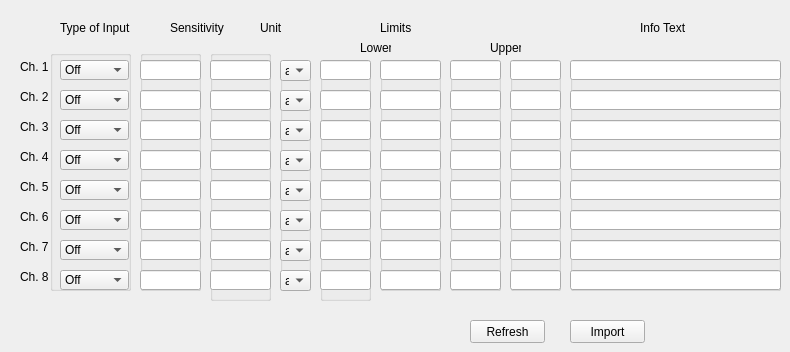
    <widget class="QWidget" name="tab_snimace">
     <attribute name="title">
      <string>Input channels</string>
     </attribute>
     <widget class="QLabel" name="label_56">
      <property name="geometry">
       <rect>
        <x>20</x>
        <y>60</y>
        <width>47</width>
        <height>13</height>
       </rect>
      </property>
      <property name="text">
       <string>Ch. 1</string>
      </property>
     </widget>
     <widget class="QLabel" name="label_57">
      <property name="geometry">
       <rect>
        <x>60</x>
        <y>20</y>
        <width>71</width>
        <height>16</height>
       </rect>
      </property>
      <property name="text">
       <string>Type of Input</string>
      </property>
     </widget>
     <widget class="QLabel" name="label_58">
      <property name="geometry">
       <rect>
        <x>170</x>
        <y>20</y>
        <width>71</width>
        <height>16</height>
       </rect>
      </property>
      <property name="text">
       <string>Sensitivity</string>
      </property>
     </widget>
     <widget class="QLabel" name="label_59">
      <property name="geometry">
       <rect>
        <x>260</x>
        <y>20</y>
        <width>71</width>
        <height>16</height>
       </rect>
      </property>
      <property name="text">
       <string>Unit</string>
      </property>
     </widget>
     <widget class="QLabel" name="label_60">
      <property name="geometry">
       <rect>
        <x>360</x>
        <y>40</y>
        <width>31</width>
        <height>16</height>
       </rect>
      </property>
      <property name="text">
       <string>Lower</string>
      </property>
     </widget>
     <widget class="QLabel" name="label_61">
      <property name="geometry">
       <rect>
        <x>490</x>
        <y>40</y>
        <width>31</width>
        <height>16</height>
       </rect>
      </property>
      <property name="text">
       <string>Upper</string>
      </property>
     </widget>
     <widget class="QLabel" name="label_62">
      <property name="geometry">
       <rect>
        <x>380</x>
        <y>20</y>
        <width>31</width>
        <height>16</height>
       </rect>
      </property>
      <property name="text">
       <string>Limits</string>
      </property>
     </widget>
     <widget class="QLabel" name="label_63">
      <property name="geometry">
       <rect>
        <x>640</x>
        <y>20</y>
        <width>51</width>
        <height>16</height>
       </rect>
      </property>
      <property name="text">
       <string>Info Text</string>
      </property>
     </widget>
     <widget class="QLabel" name="label_64">
      <property name="geometry">
       <rect>
        <x>20</x>
        <y>90</y>
        <width>47</width>
        <height>13</height>
       </rect>
      </property>
      <property name="text">
       <string>Ch. 2</string>
      </property>
     </widget>
     <widget class="QLabel" name="label_65">
      <property name="geometry">
       <rect>
        <x>20</x>
        <y>120</y>
        <width>47</width>
        <height>13</height>
       </rect>
      </property>
      <property name="text">
       <string>Ch. 3</string>
      </property>
     </widget>
     <widget class="QLabel" name="label_66">
      <property name="geometry">
       <rect>
        <x>20</x>
        <y>150</y>
        <width>47</width>
        <height>13</height>
       </rect>
      </property>
      <property name="text">
       <string>Ch. 4</string>
      </property>
     </widget>
     <widget class="QLabel" name="label_67">
      <property name="geometry">
       <rect>
        <x>20</x>
        <y>180</y>
        <width>47</width>
        <height>13</height>
       </rect>
      </property>
      <property name="text">
       <string>Ch. 5</string>
      </property>
     </widget>
     <widget class="QLabel" name="label_68">
      <property name="geometry">
       <rect>
        <x>20</x>
        <y>210</y>
        <width>47</width>
        <height>13</height>
       </rect>
      </property>
      <property name="text">
       <string>Ch. 6</string>
      </property>
     </widget>
     <widget class="QLabel" name="label_69">
      <property name="geometry">
       <rect>
        <x>20</x>
        <y>240</y>
        <width>47</width>
        <height>13</height>
       </rect>
      </property>
      <property name="text">
       <string>Ch. 7</string>
      </property>
     </widget>
     <widget class="QLabel" name="label_70">
      <property name="geometry">
       <rect>
        <x>20</x>
        <y>270</y>
        <width>47</width>
        <height>13</height>
       </rect>
      </property>
      <property name="text">
       <string>Ch. 8</string>
      </property>
     </widget>
     <widget class="QPushButton" name="pushButton_snimace_import">
      <property name="geometry">
       <rect>
        <x>570</x>
        <y>320</y>
        <width>75</width>
        <height>23</height>
       </rect>
      </property>
      <property name="text">
       <string>Import</string>
      </property>
     </widget>
     <widget class="QGroupBox" name="groupBox_snimace_type_of_input">
      <property name="geometry">
       <rect>
        <x>50</x>
        <y>50</y>
        <width>81</width>
        <height>241</height>
       </rect>
      </property>
      <property name="title">
       <string/>
      </property>
      <widget class="QComboBox" name="comboBox_snimace_ch1_type_of_input">
       <property name="geometry">
        <rect>
         <x>10</x>
         <y>10</y>
         <width>69</width>
         <height>20</height>
        </rect>
       </property>
       <item>
        <property name="text">
         <string>Off</string>
        </property>
       </item>
       <item>
        <property name="text">
         <string>Abort</string>
        </property>
       </item>
       <item>
        <property name="text">
         <string>Control</string>
        </property>
       </item>
       <item>
        <property name="text">
         <string>Measure</string>
        </property>
       </item>
      </widget>
      <widget class="QComboBox" name="comboBox_snimace_ch2_type_of_input">
       <property name="geometry">
        <rect>
         <x>10</x>
         <y>40</y>
         <width>69</width>
         <height>20</height>
        </rect>
       </property>
       <item>
        <property name="text">
         <string>Off</string>
        </property>
       </item>
       <item>
        <property name="text">
         <string>Abort</string>
        </property>
       </item>
       <item>
        <property name="text">
         <string>Control</string>
        </property>
       </item>
       <item>
        <property name="text">
         <string>Measure</string>
        </property>
       </item>
      </widget>
      <widget class="QComboBox" name="comboBox_snimace_ch3_type_of_input">
       <property name="geometry">
        <rect>
         <x>10</x>
         <y>70</y>
         <width>69</width>
         <height>20</height>
        </rect>
       </property>
       <item>
        <property name="text">
         <string>Off</string>
        </property>
       </item>
       <item>
        <property name="text">
         <string>Abort</string>
        </property>
       </item>
       <item>
        <property name="text">
         <string>Control</string>
        </property>
       </item>
       <item>
        <property name="text">
         <string>Measure</string>
        </property>
       </item>
      </widget>
      <widget class="QComboBox" name="comboBox_snimace_ch4_type_of_input">
       <property name="geometry">
        <rect>
         <x>10</x>
         <y>100</y>
         <width>69</width>
         <height>20</height>
        </rect>
       </property>
       <item>
        <property name="text">
         <string>Off</string>
        </property>
       </item>
       <item>
        <property name="text">
         <string>Abort</string>
        </property>
       </item>
       <item>
        <property name="text">
         <string>Control</string>
        </property>
       </item>
       <item>
        <property name="text">
         <string>Measure</string>
        </property>
       </item>
      </widget>
      <widget class="QComboBox" name="comboBox_snimace_ch5_type_of_input">
       <property name="geometry">
        <rect>
         <x>10</x>
         <y>130</y>
         <width>69</width>
         <height>20</height>
        </rect>
       </property>
       <item>
        <property name="text">
         <string>Off</string>
        </property>
       </item>
       <item>
        <property name="text">
         <string>Abort</string>
        </property>
       </item>
       <item>
        <property name="text">
         <string>Control</string>
        </property>
       </item>
       <item>
        <property name="text">
         <string>Measure</string>
        </property>
       </item>
      </widget>
      <widget class="QComboBox" name="comboBox_snimace_ch6_type_of_input">
       <property name="geometry">
        <rect>
         <x>10</x>
         <y>160</y>
         <width>69</width>
         <height>20</height>
        </rect>
       </property>
       <item>
        <property name="text">
         <string>Off</string>
        </property>
       </item>
       <item>
        <property name="text">
         <string>Abort</string>
        </property>
       </item>
       <item>
        <property name="text">
         <string>Control</string>
        </property>
       </item>
       <item>
        <property name="text">
         <string>Measure</string>
        </property>
       </item>
      </widget>
      <widget class="QComboBox" name="comboBox_snimace_ch7_type_of_input">
       <property name="geometry">
        <rect>
         <x>10</x>
         <y>190</y>
         <width>69</width>
         <height>20</height>
        </rect>
       </property>
       <item>
        <property name="text">
         <string>Off</string>
        </property>
       </item>
       <item>
        <property name="text">
         <string>Abort</string>
        </property>
       </item>
       <item>
        <property name="text">
         <string>Control</string>
        </property>
       </item>
       <item>
        <property name="text">
         <string>Measure</string>
        </property>
       </item>
      </widget>
      <widget class="QComboBox" name="comboBox_snimace_ch8_type_of_input">
       <property name="geometry">
        <rect>
         <x>10</x>
         <y>220</y>
         <width>69</width>
         <height>20</height>
        </rect>
       </property>
       <item>
        <property name="text">
         <string>Off</string>
        </property>
       </item>
       <item>
        <property name="text">
         <string>Abort</string>
        </property>
       </item>
       <item>
        <property name="text">
         <string>Control</string>
        </property>
       </item>
       <item>
        <property name="text">
         <string>Measure</string>
        </property>
       </item>
      </widget>
     </widget>
     <widget class="QGroupBox" name="groupBox_snimace_sensitivity">
      <property name="geometry">
       <rect>
        <x>140</x>
        <y>50</y>
        <width>61</width>
        <height>241</height>
       </rect>
      </property>
      <property name="title">
       <string/>
      </property>
      <widget class="QLineEdit" name="lineEdit_snimace_ch2_sensitivity">
       <property name="geometry">
        <rect>
         <x>0</x>
         <y>10</y>
         <width>61</width>
         <height>20</height>
        </rect>
       </property>
      </widget>
      <widget class="QLineEdit" name="lineEdit_snimace_ch1_sensitivity">
       <property name="geometry">
        <rect>
         <x>0</x>
         <y>40</y>
         <width>61</width>
         <height>20</height>
        </rect>
       </property>
      </widget>
      <widget class="QLineEdit" name="lineEdit_snimace_ch3_sensitivity">
       <property name="geometry">
        <rect>
         <x>0</x>
         <y>70</y>
         <width>61</width>
         <height>20</height>
        </rect>
       </property>
      </widget>
      <widget class="QLineEdit" name="lineEdit_snimace_ch4_sensitivity">
       <property name="geometry">
        <rect>
         <x>0</x>
         <y>100</y>
         <width>61</width>
         <height>20</height>
        </rect>
       </property>
      </widget>
      <widget class="QLineEdit" name="lineEdit_snimace_ch5_sensitivity">
       <property name="geometry">
        <rect>
         <x>0</x>
         <y>130</y>
         <width>61</width>
         <height>20</height>
        </rect>
       </property>
      </widget>
      <widget class="QLineEdit" name="lineEdit_snimace_ch6_sensitivity">
       <property name="geometry">
        <rect>
         <x>0</x>
         <y>160</y>
         <width>61</width>
         <height>20</height>
        </rect>
       </property>
      </widget>
      <widget class="QLineEdit" name="lineEdit_snimace_ch7_sensitivity">
       <property name="geometry">
        <rect>
         <x>0</x>
         <y>190</y>
         <width>61</width>
         <height>20</height>
        </rect>
       </property>
      </widget>
      <widget class="QLineEdit" name="lineEdit_snimace_ch8_sensitivity">
       <property name="geometry">
        <rect>
         <x>0</x>
         <y>220</y>
         <width>61</width>
         <height>20</height>
        </rect>
       </property>
      </widget>
     </widget>
     <widget class="QGroupBox" name="groupBox_snimace_sensitivity_unit">
      <property name="geometry">
       <rect>
        <x>210</x>
        <y>50</y>
        <width>61</width>
        <height>251</height>
       </rect>
      </property>
      <property name="title">
       <string/>
      </property>
      <widget class="QLineEdit" name="lineEdit_snimace_ch1_sensitivity_unit">
       <property name="geometry">
        <rect>
         <x>0</x>
         <y>10</y>
         <width>61</width>
         <height>20</height>
        </rect>
       </property>
      </widget>
      <widget class="QLineEdit" name="lineEdit_snimace_ch2_sensitivity_unit">
       <property name="geometry">
        <rect>
         <x>0</x>
         <y>40</y>
         <width>61</width>
         <height>20</height>
        </rect>
       </property>
      </widget>
      <widget class="QLineEdit" name="lineEdit_snimace_ch3_sensitivity_unit">
       <property name="geometry">
        <rect>
         <x>0</x>
         <y>70</y>
         <width>61</width>
         <height>20</height>
        </rect>
       </property>
      </widget>
      <widget class="QLineEdit" name="lineEdit_snimace_ch4_sensitivity_unit">
       <property name="geometry">
        <rect>
         <x>0</x>
         <y>100</y>
         <width>61</width>
         <height>20</height>
        </rect>
       </property>
      </widget>
      <widget class="QLineEdit" name="lineEdit_snimace_ch5_sensitivity_unit">
       <property name="geometry">
        <rect>
         <x>0</x>
         <y>130</y>
         <width>61</width>
         <height>20</height>
        </rect>
       </property>
      </widget>
      <widget class="QLineEdit" name="lineEdit_snimace_ch6_sensitivity_unit">
       <property name="geometry">
        <rect>
         <x>0</x>
         <y>160</y>
         <width>61</width>
         <height>20</height>
        </rect>
       </property>
      </widget>
      <widget class="QLineEdit" name="lineEdit_snimace_ch7_sensitivity_unit">
       <property name="geometry">
        <rect>
         <x>0</x>
         <y>190</y>
         <width>61</width>
         <height>20</height>
        </rect>
       </property>
      </widget>
      <widget class="QLineEdit" name="lineEdit_snimace_ch8_sensitivity_unit">
       <property name="geometry">
        <rect>
         <x>0</x>
         <y>220</y>
         <width>61</width>
         <height>20</height>
        </rect>
       </property>
      </widget>
     </widget>
     <widget class="QGroupBox" name="groupBox_snimace_unit">
      <property name="geometry">
       <rect>
        <x>280</x>
        <y>60</y>
        <width>31</width>
        <height>231</height>
       </rect>
      </property>
      <property name="title">
       <string/>
      </property>
      <widget class="QComboBox" name="comboBox_snimace_ch1_unit">
       <property name="geometry">
        <rect>
         <x>0</x>
         <y>0</y>
         <width>31</width>
         <height>21</height>
        </rect>
       </property>
       <item>
        <property name="text">
         <string>a</string>
        </property>
       </item>
       <item>
        <property name="text">
         <string>v</string>
        </property>
       </item>
       <item>
        <property name="text">
         <string>d</string>
        </property>
       </item>
       <item>
        <property name="text">
         <string>?</string>
        </property>
       </item>
      </widget>
      <widget class="QComboBox" name="comboBox_snimace_ch2_unit">
       <property name="geometry">
        <rect>
         <x>0</x>
         <y>30</y>
         <width>31</width>
         <height>21</height>
        </rect>
       </property>
       <item>
        <property name="text">
         <string>a</string>
        </property>
       </item>
       <item>
        <property name="text">
         <string>v</string>
        </property>
       </item>
       <item>
        <property name="text">
         <string>d</string>
        </property>
       </item>
       <item>
        <property name="text">
         <string>?</string>
        </property>
       </item>
      </widget>
      <widget class="QComboBox" name="comboBox_snimace_ch3_unit">
       <property name="geometry">
        <rect>
         <x>0</x>
         <y>60</y>
         <width>31</width>
         <height>21</height>
        </rect>
       </property>
       <item>
        <property name="text">
         <string>a</string>
        </property>
       </item>
       <item>
        <property name="text">
         <string>v</string>
        </property>
       </item>
       <item>
        <property name="text">
         <string>d</string>
        </property>
       </item>
       <item>
        <property name="text">
         <string>?</string>
        </property>
       </item>
      </widget>
      <widget class="QComboBox" name="comboBox_snimace_ch4_unit">
       <property name="geometry">
        <rect>
         <x>0</x>
         <y>90</y>
         <width>31</width>
         <height>21</height>
        </rect>
       </property>
       <item>
        <property name="text">
         <string>a</string>
        </property>
       </item>
       <item>
        <property name="text">
         <string>v</string>
        </property>
       </item>
       <item>
        <property name="text">
         <string>d</string>
        </property>
       </item>
       <item>
        <property name="text">
         <string>?</string>
        </property>
       </item>
      </widget>
      <widget class="QComboBox" name="comboBox_snimace_ch5_unit">
       <property name="geometry">
        <rect>
         <x>0</x>
         <y>120</y>
         <width>31</width>
         <height>21</height>
        </rect>
       </property>
       <item>
        <property name="text">
         <string>a</string>
        </property>
       </item>
       <item>
        <property name="text">
         <string>v</string>
        </property>
       </item>
       <item>
        <property name="text">
         <string>d</string>
        </property>
       </item>
       <item>
        <property name="text">
         <string>?</string>
        </property>
       </item>
      </widget>
      <widget class="QComboBox" name="comboBox_snimace_ch6_unit">
       <property name="geometry">
        <rect>
         <x>0</x>
         <y>150</y>
         <width>31</width>
         <height>21</height>
        </rect>
       </property>
       <item>
        <property name="text">
         <string>a</string>
        </property>
       </item>
       <item>
        <property name="text">
         <string>v</string>
        </property>
       </item>
       <item>
        <property name="text">
         <string>d</string>
        </property>
       </item>
       <item>
        <property name="text">
         <string>?</string>
        </property>
       </item>
      </widget>
      <widget class="QComboBox" name="comboBox_snimace_ch7_unit">
       <property name="geometry">
        <rect>
         <x>0</x>
         <y>180</y>
         <width>31</width>
         <height>21</height>
        </rect>
       </property>
       <item>
        <property name="text">
         <string>a</string>
        </property>
       </item>
       <item>
        <property name="text">
         <string>v</string>
        </property>
       </item>
       <item>
        <property name="text">
         <string>d</string>
        </property>
       </item>
       <item>
        <property name="text">
         <string>?</string>
        </property>
       </item>
      </widget>
      <widget class="QComboBox" name="comboBox_snimace_ch8_unit">
       <property name="geometry">
        <rect>
         <x>0</x>
         <y>210</y>
         <width>31</width>
         <height>21</height>
        </rect>
       </property>
       <item>
        <property name="text">
         <string>a</string>
        </property>
       </item>
       <item>
        <property name="text">
         <string>v</string>
        </property>
       </item>
       <item>
        <property name="text">
         <string>d</string>
        </property>
       </item>
       <item>
        <property name="text">
         <string>?</string>
        </property>
       </item>
      </widget>
     </widget>
     <widget class="QGroupBox" name="groupBox_snimace_limits_lower">
      <property name="geometry">
       <rect>
        <x>320</x>
        <y>60</y>
        <width>51</width>
        <height>241</height>
       </rect>
      </property>
      <property name="title">
       <string/>
      </property>
      <widget class="QLineEdit" name="lineEdit_snimace_ch1_limits_lower">
       <property name="geometry">
        <rect>
         <x>0</x>
         <y>0</y>
         <width>51</width>
         <height>20</height>
        </rect>
       </property>
      </widget>
      <widget class="QLineEdit" name="lineEdit_snimace_ch2_limits_lower">
       <property name="geometry">
        <rect>
         <x>0</x>
         <y>30</y>
         <width>51</width>
         <height>20</height>
        </rect>
       </property>
      </widget>
      <widget class="QLineEdit" name="lineEdit_snimace_ch3_limits_lower">
       <property name="geometry">
        <rect>
         <x>0</x>
         <y>60</y>
         <width>51</width>
         <height>20</height>
        </rect>
       </property>
      </widget>
      <widget class="QLineEdit" name="lineEdit_snimace_ch4_limits_lower">
       <property name="geometry">
        <rect>
         <x>0</x>
         <y>90</y>
         <width>51</width>
         <height>20</height>
        </rect>
       </property>
      </widget>
      <widget class="QLineEdit" name="lineEdit_snimace_ch5_limits_lower">
       <property name="geometry">
        <rect>
         <x>0</x>
         <y>120</y>
         <width>51</width>
         <height>20</height>
        </rect>
       </property>
      </widget>
      <widget class="QLineEdit" name="lineEdit_snimace_ch6_limits_lower">
       <property name="geometry">
        <rect>
         <x>0</x>
         <y>150</y>
         <width>51</width>
         <height>20</height>
        </rect>
       </property>
      </widget>
      <widget class="QLineEdit" name="lineEdit_snimace_ch7_limits_lower">
       <property name="geometry">
        <rect>
         <x>0</x>
         <y>180</y>
         <width>51</width>
         <height>20</height>
        </rect>
       </property>
      </widget>
      <widget class="QLineEdit" name="lineEdit_snimace_ch8_limits_lower">
       <property name="geometry">
        <rect>
         <x>0</x>
         <y>210</y>
         <width>51</width>
         <height>20</height>
        </rect>
       </property>
      </widget>
     </widget>
     <widget class="QGroupBox" name="groupBox_snimace_limits_lower_unit">
      <property name="geometry">
       <rect>
        <x>380</x>
        <y>60</y>
        <width>61</width>
        <height>231</height>
       </rect>
      </property>
      <property name="title">
       <string/>
      </property>
      <widget class="QLineEdit" name="lineEdit_snimace_ch1_limits_lower_unit">
       <property name="geometry">
        <rect>
         <x>0</x>
         <y>0</y>
         <width>61</width>
         <height>20</height>
        </rect>
       </property>
      </widget>
      <widget class="QLineEdit" name="lineEdit_snimace_ch2_limits_lower_unit">
       <property name="geometry">
        <rect>
         <x>0</x>
         <y>30</y>
         <width>61</width>
         <height>20</height>
        </rect>
       </property>
      </widget>
      <widget class="QLineEdit" name="lineEdit_snimace_ch3_limits_lower_unit">
       <property name="geometry">
        <rect>
         <x>0</x>
         <y>60</y>
         <width>61</width>
         <height>20</height>
        </rect>
       </property>
      </widget>
      <widget class="QLineEdit" name="lineEdit_snimace_ch4_limits_lower_unit">
       <property name="geometry">
        <rect>
         <x>0</x>
         <y>90</y>
         <width>61</width>
         <height>20</height>
        </rect>
       </property>
      </widget>
      <widget class="QLineEdit" name="lineEdit_snimace_ch5_limits_lower_unit">
       <property name="geometry">
        <rect>
         <x>0</x>
         <y>120</y>
         <width>61</width>
         <height>20</height>
        </rect>
       </property>
      </widget>
      <widget class="QLineEdit" name="lineEdit_snimace_ch6_limits_lower_unit">
       <property name="geometry">
        <rect>
         <x>0</x>
         <y>150</y>
         <width>61</width>
         <height>20</height>
        </rect>
       </property>
      </widget>
      <widget class="QLineEdit" name="lineEdit_snimace_ch7_limits_lower_unit">
       <property name="geometry">
        <rect>
         <x>0</x>
         <y>180</y>
         <width>61</width>
         <height>20</height>
        </rect>
       </property>
      </widget>
      <widget class="QLineEdit" name="lineEdit_snimace_ch8_limits_lower_unit">
       <property name="geometry">
        <rect>
         <x>0</x>
         <y>210</y>
         <width>61</width>
         <height>20</height>
        </rect>
       </property>
      </widget>
     </widget>
     <widget class="QGroupBox" name="groupBox_snimace_limits_upper">
      <property name="geometry">
       <rect>
        <x>450</x>
        <y>60</y>
        <width>51</width>
        <height>231</height>
       </rect>
      </property>
      <property name="title">
       <string/>
      </property>
      <widget class="QLineEdit" name="lineEdit_snimace_ch1_limits_upper">
       <property name="geometry">
        <rect>
         <x>0</x>
         <y>0</y>
         <width>51</width>
         <height>20</height>
        </rect>
       </property>
      </widget>
      <widget class="QLineEdit" name="lineEdit_snimace_ch2_limits_upper">
       <property name="geometry">
        <rect>
         <x>0</x>
         <y>30</y>
         <width>51</width>
         <height>20</height>
        </rect>
       </property>
      </widget>
      <widget class="QLineEdit" name="lineEdit_snimace_ch3_limits_upper">
       <property name="geometry">
        <rect>
         <x>0</x>
         <y>60</y>
         <width>51</width>
         <height>20</height>
        </rect>
       </property>
      </widget>
      <widget class="QLineEdit" name="lineEdit_snimace_ch4_limits_upper">
       <property name="geometry">
        <rect>
         <x>0</x>
         <y>90</y>
         <width>51</width>
         <height>20</height>
        </rect>
       </property>
      </widget>
      <widget class="QLineEdit" name="lineEdit_snimace_ch5_limits_upper">
       <property name="geometry">
        <rect>
         <x>0</x>
         <y>120</y>
         <width>51</width>
         <height>20</height>
        </rect>
       </property>
      </widget>
      <widget class="QLineEdit" name="lineEdit_snimace_ch6_limits_upper">
       <property name="geometry">
        <rect>
         <x>0</x>
         <y>150</y>
         <width>51</width>
         <height>20</height>
        </rect>
       </property>
      </widget>
      <widget class="QLineEdit" name="lineEdit_snimace_ch7_limits_upper">
       <property name="geometry">
        <rect>
         <x>0</x>
         <y>180</y>
         <width>51</width>
         <height>20</height>
        </rect>
       </property>
      </widget>
      <widget class="QLineEdit" name="lineEdit_snimace_ch8_limits_upper">
       <property name="geometry">
        <rect>
         <x>0</x>
         <y>210</y>
         <width>51</width>
         <height>20</height>
        </rect>
       </property>
      </widget>
     </widget>
     <widget class="QGroupBox" name="groupBox_snimace_limits_upper_unit">
      <property name="geometry">
       <rect>
        <x>510</x>
        <y>60</y>
        <width>51</width>
        <height>231</height>
       </rect>
      </property>
      <property name="title">
       <string/>
      </property>
      <widget class="QLineEdit" name="lineEdit_snimace_ch1_limits_upper_unit">
       <property name="geometry">
        <rect>
         <x>0</x>
         <y>0</y>
         <width>51</width>
         <height>20</height>
        </rect>
       </property>
      </widget>
      <widget class="QLineEdit" name="lineEdit_snimace_ch2_limits_upper_unit">
       <property name="geometry">
        <rect>
         <x>0</x>
         <y>30</y>
         <width>51</width>
         <height>20</height>
        </rect>
       </property>
      </widget>
      <widget class="QLineEdit" name="lineEdit_snimace_ch3_limits_upper_unit">
       <property name="geometry">
        <rect>
         <x>0</x>
         <y>60</y>
         <width>51</width>
         <height>20</height>
        </rect>
       </property>
      </widget>
      <widget class="QLineEdit" name="lineEdit_snimace_ch4_limits_upper_unit">
       <property name="geometry">
        <rect>
         <x>0</x>
         <y>90</y>
         <width>51</width>
         <height>20</height>
        </rect>
       </property>
      </widget>
      <widget class="QLineEdit" name="lineEdit_snimace_ch5_limits_upper_unit">
       <property name="geometry">
        <rect>
         <x>0</x>
         <y>120</y>
         <width>51</width>
         <height>20</height>
        </rect>
       </property>
      </widget>
      <widget class="QLineEdit" name="lineEdit_snimace_ch6_limits_upper_unit">
       <property name="geometry">
        <rect>
         <x>0</x>
         <y>150</y>
         <width>51</width>
         <height>20</height>
        </rect>
       </property>
      </widget>
      <widget class="QLineEdit" name="lineEdit_snimace_ch7_limits_upper_unit">
       <property name="geometry">
        <rect>
         <x>0</x>
         <y>180</y>
         <width>51</width>
         <height>20</height>
        </rect>
       </property>
      </widget>
      <widget class="QLineEdit" name="lineEdit_snimace_ch8_limits_upper_unit">
       <property name="geometry">
        <rect>
         <x>0</x>
         <y>210</y>
         <width>51</width>
         <height>20</height>
        </rect>
       </property>
      </widget>
     </widget>
     <widget class="QGroupBox" name="groupBox_snimace_info_text">
      <property name="geometry">
       <rect>
        <x>570</x>
        <y>60</y>
        <width>211</width>
        <height>231</height>
       </rect>
      </property>
      <property name="title">
       <string/>
      </property>
      <widget class="QLineEdit" name="lineEdit_snimace_ch1_info_text">
       <property name="geometry">
        <rect>
         <x>0</x>
         <y>0</y>
         <width>211</width>
         <height>20</height>
        </rect>
       </property>
      </widget>
      <widget class="QLineEdit" name="lineEdit_snimace_ch2_info_text">
       <property name="geometry">
        <rect>
         <x>0</x>
         <y>30</y>
         <width>211</width>
         <height>20</height>
        </rect>
       </property>
      </widget>
      <widget class="QLineEdit" name="lineEdit_snimace_ch3_info_text">
       <property name="geometry">
        <rect>
         <x>0</x>
         <y>60</y>
         <width>211</width>
         <height>20</height>
        </rect>
       </property>
      </widget>
      <widget class="QLineEdit" name="lineEdit_snimace_ch4_info_text">
       <property name="geometry">
        <rect>
         <x>0</x>
         <y>90</y>
         <width>211</width>
         <height>20</height>
        </rect>
       </property>
      </widget>
      <widget class="QLineEdit" name="lineEdit_snimace_ch5_info_text">
       <property name="geometry">
        <rect>
         <x>0</x>
         <y>120</y>
         <width>211</width>
         <height>20</height>
        </rect>
       </property>
      </widget>
      <widget class="QLineEdit" name="lineEdit_snimace_ch6_info_text">
       <property name="geometry">
        <rect>
         <x>0</x>
         <y>150</y>
         <width>211</width>
         <height>20</height>
        </rect>
       </property>
      </widget>
      <widget class="QLineEdit" name="lineEdit_snimace_ch7_info_text">
       <property name="geometry">
        <rect>
         <x>0</x>
         <y>180</y>
         <width>211</width>
         <height>20</height>
        </rect>
       </property>
      </widget>
      <widget class="QLineEdit" name="lineEdit_snimace_ch8_info_text">
       <property name="geometry">
        <rect>
         <x>0</x>
         <y>210</y>
         <width>211</width>
         <height>20</height>
        </rect>
       </property>
      </widget>
     </widget>
     <widget class="QPushButton" name="pushButton_snimace_refresh">
      <property name="geometry">
       <rect>
        <x>470</x>
        <y>320</y>
        <width>75</width>
        <height>23</height>
       </rect>
      </property>
      <property name="text">
       <string>Refresh</string>
      </property>
     </widget>
    </widget>
